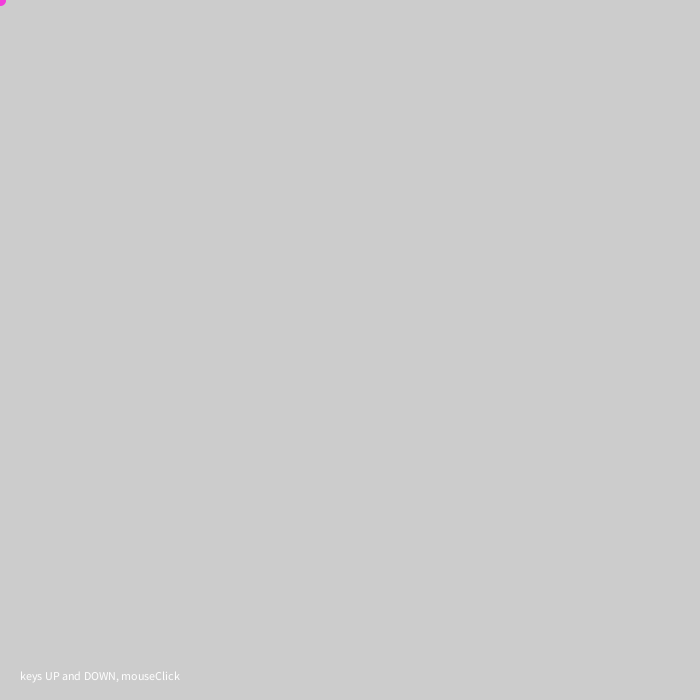
Frame 1 (no input)
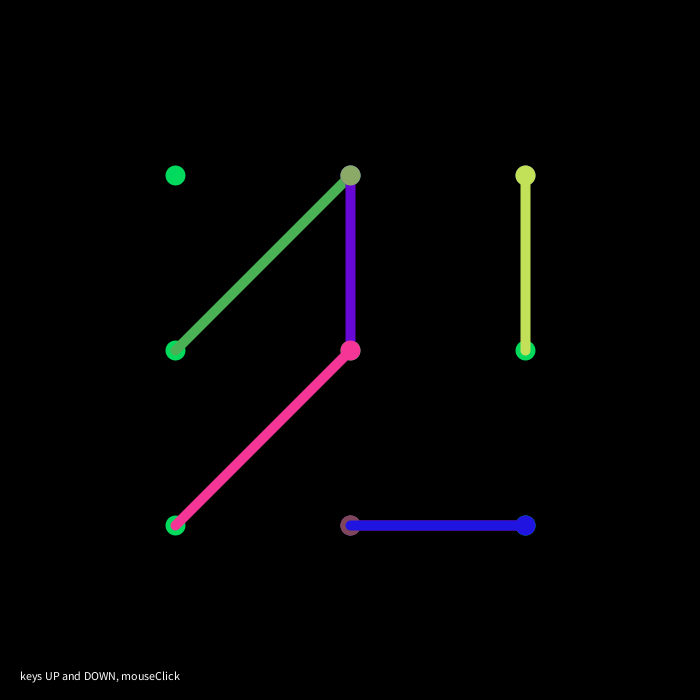
Frame 60 (the mouse pressed at the canvas centre just before this capture)
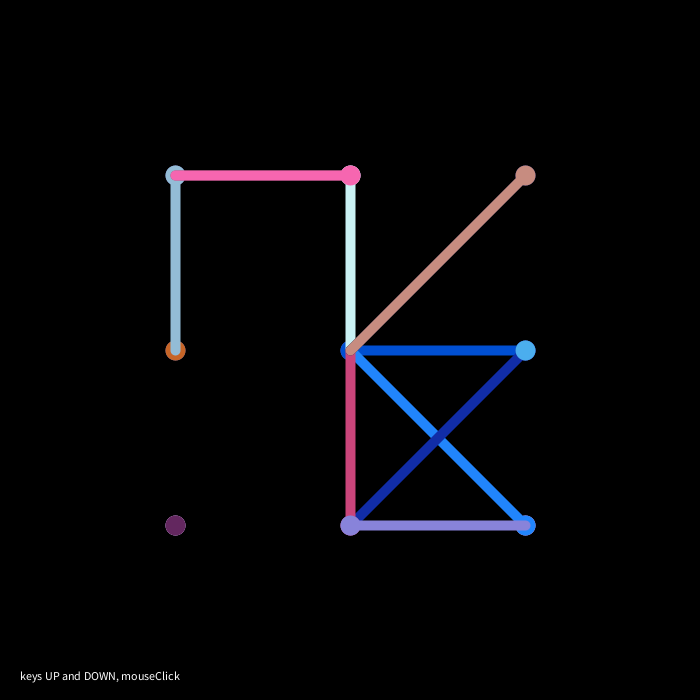
Frame 120 (the mouse held since frame 60 and released just before this capture)

The Processing sketch that drew these frames (run headless with seeded random() and noise(); from frame 60 on, the mouse is pressed at the canvas centre):

// Processing sketch: processing_128156
// ── processing_128156.pde

//grid
int quantos = 3;
int tam=10;
int[][] no=new int[200][200];
float espacoH, espacoV;
PVector no1;
boolean fim;

void setup() {
  size(700, 700);
  //prepara();
    text("keys UP and DOWN, mouseClick",20, height-20);
}

void prepara() {
  fim=false;
  background(0);
  espacoH = width/(quantos+1.0);
  espacoV = height/(quantos+1.0);
  text("keys UP and DOWN, mouseClick", 20, height-20);
  // desenha o fundo
  for (int j=0; j<quantos; j++) {
    fill(0);
    for (int i=0; i<quantos; i++) {
      no[i][j]=0;
      ellipse((i+1)*(espacoH), (j+1)*(espacoV), tam, tam);
    }
  }
}
void draw() {
  if (!fim) {
    sorteia();

    //sorteia um para ligar
    int dv = int(random(-2, 2));
    int dh = int(random(-2, 2));

    while (no1.x+dh > quantos - 1 || no1.y+dv > quantos - 1 || no1.x+dh<0 || no1.y+dv < 0 ) {
      dv = int(random(-2, 2));
      dh = int(random(-2, 2));
    }
    no[int(no1.x)+dh][int(no1.y)+dv]++;
    strokeWeight(tam);
    line((no1.x+1)*(espacoH), (no1.y+1)*(espacoV), (no1.x+dh+1)*(espacoH), (no1.y+dv+1)*(espacoV));
  }else{
   if(random(1)<.03) prepara(); 
  }
}

void sorteia() {
  //sorteia o primeiro
  int i =int(random(quantos-0.0001));
  int j =int(random(quantos-0.0001));
  int tentativas=0;
  if (!fim) {
    while (no[i][j]>2) {
      i=int(random(quantos));
      j=int(random(quantos));
      tentativas++;
      if (tentativas>10000) {
        fim=true;
        return;
      }
    }
    no[i][j]++;
    no1=new PVector(i, j);
    fill(no[i][j]*85);
    stroke(random(255), random(255), random(255));
    ellipse((i+1)*(espacoH), (j+1)*(espacoV), tam, tam);
  }
}

void mousePressed() {
  prepara();
}

void keyPressed() {
  if (keyCode==UP) {
    quantos++;
  }
  else if (keyCode==DOWN) {
    quantos=max(1, (quantos-1));
  }
  prepara();
}
